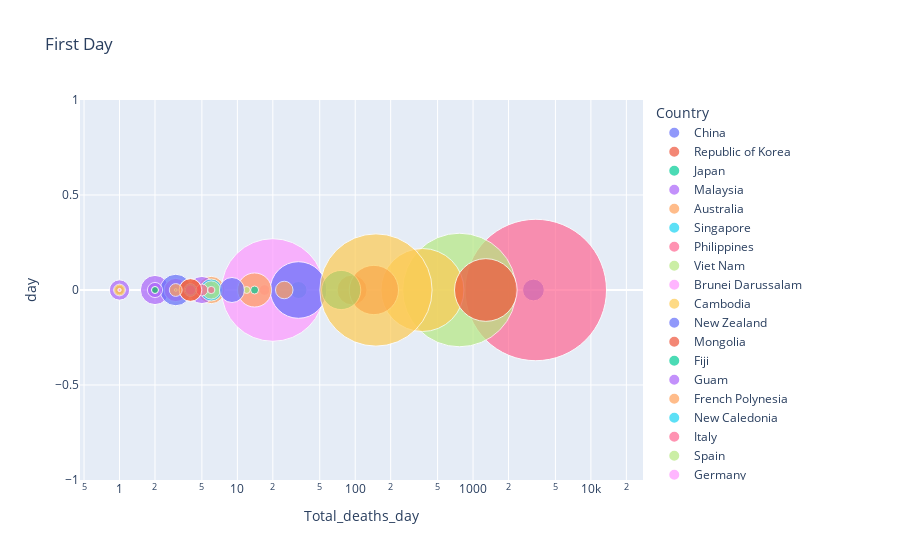

Notebook code cell kept with this figure:
### Code cell
fig = px.scatter(dataset[dataset['day'] == 0],y='day',x='Total_deaths_day',size = 'Total_new_cases_day',color='Country',hover_name='Country',title = "First Day",log_x=True,size_max=100)
fig.show()
fig_1 = px.scatter(dataset[dataset['day'] == 12],y='day',x='Total_deaths_day',size = 'Total_new_cases_day',color='Country',hover_name='Country',title="Last Day",log_x=True,size_max=100)
fig_1.show()
total_fig = px.scatter(dataset,x='day',y='Total_deaths_day',size = 'Total_new_cases_day',color='Country',hover_name='Country',title = "Total",log_x=True,size_max=100)
total_fig.show()
